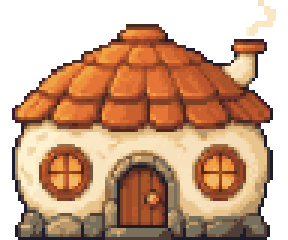
#> input picture art-src/lunar/work/lunar-teahouse-w2.png, 96 x 80 px (shown 3 times larger)
$ python fix_teahouse.py
#> lines starting #> are read from the running program, lines starting #| are printed output that depends on the picture
"""Remove the baked steam wisp above the teahouse chimney (dev tooling; Pillow).

Wave 3 round 3 (2026-10-02): the runtime steam emitter owns the steam, so the static cream squiggle
baked by the v1 normalization (rows 0-11, x 80-93, an island separated from the chimney by the empty
row 12) is cleared to transparent. Source of truth for the pre-fix file: work/lunar-teahouse-w2.png
(identical to `build_props.py teahouse v1` output). Idempotent.

Chimney mouth (art px, image 96x80, origin top-left): rim spans x 77..88 on rows 13..16, mouth top row 13,
mouth centre x 82.5 -> +34.5 art px right of the image centre (48), 67 art px above the bottom row edge.

Run from the repo root:  python art-src/lunar/scripts/fix_teahouse.py
"""
from __future__ import annotations

from pathlib import Path

from PIL import Image

ROOT = Path(__file__).resolve().parents[3]
SRC = ROOT / "art-src" / "lunar" / "work" / "lunar-teahouse-w2.png"
OUT = ROOT / "public" / "assets" / "lunar" / "lunar-teahouse.png"
WISP = (78, 0, 96, 12)  # x0, y0, x1, y1 (exclusive)


def main() -> None:
    img = Image.open(SRC).convert("RGBA")
#> img is the input picture: PIL image 96x80 RGBA; mean R, G, B, A 123.7, 86.1, 60.5, 175
    px = img.load()
    x0, y0, x1, y1 = WISP
    cleared = 0
    for y in range(y0, y1):
        for x in range(x0, x1):
            if px[x, y][3]:
                cleared += 1
            px[x, y] = (0, 0, 0, 0)
    # guard: nothing else above the chimney rim in that column band
    assert all(px[x, 12][3] == 0 for x in range(x0, x1))
    img.save(OUT, optimize=True)
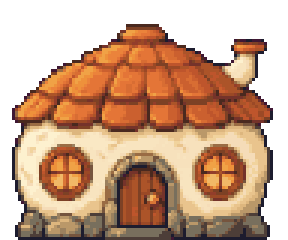
#> saved as lunar-teahouse.png: PIL image 96x80 RGBA (shown 3 times larger); mean R, G, B, A 121.8, 84.3, 58.9, 173.6; transparent parts drawn white
    print(f"cleared {cleared} wisp px -> {OUT}")


if __name__ == "__main__":
    main()
